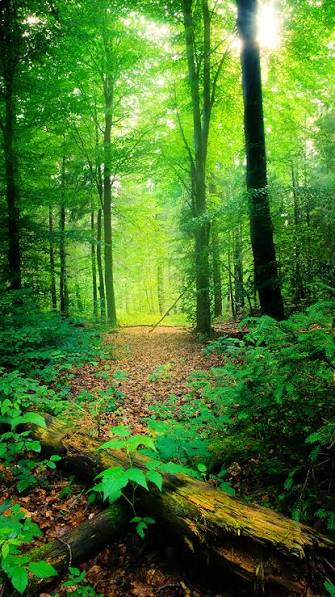
#> input picture ITA0513/ex4.jpg, 335 x 597 px, found by its file name
$ python e5.py
#> lines starting #> are read from the running program, lines starting #| are printed output that depends on the picture
import cv2
import numpy as np

# Read the image in grayscale
image = cv2.imread("ex4.jpg", cv2.IMREAD_GRAYSCALE)
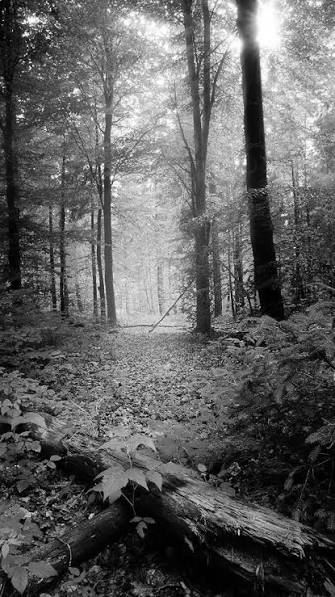
#> image: shape (597, 335); min 0, max 255, mean 96.1

# Create a kernel (structuring element)
kernel = np.ones((5, 5), np.uint8)

# Apply erosion
eroded = cv2.erode(image, kernel, iterations=1)
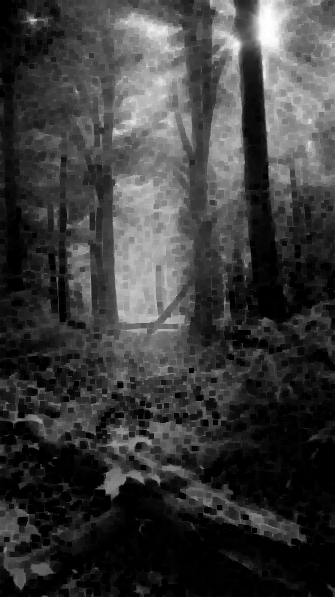
#> eroded: shape (597, 335); min 0, max 255, mean 59.5

# Save the output image
cv2.imwrite("eroded_image.jpg", eroded)

# Display the images
cv2.imshow("Original Image", image)
cv2.imshow("Eroded Image", eroded)

cv2.waitKey(0)
cv2.destroyAllWindows()

$ run again, with ITA0513/ex1.jpg copied over ITA0513/ex4.jpg
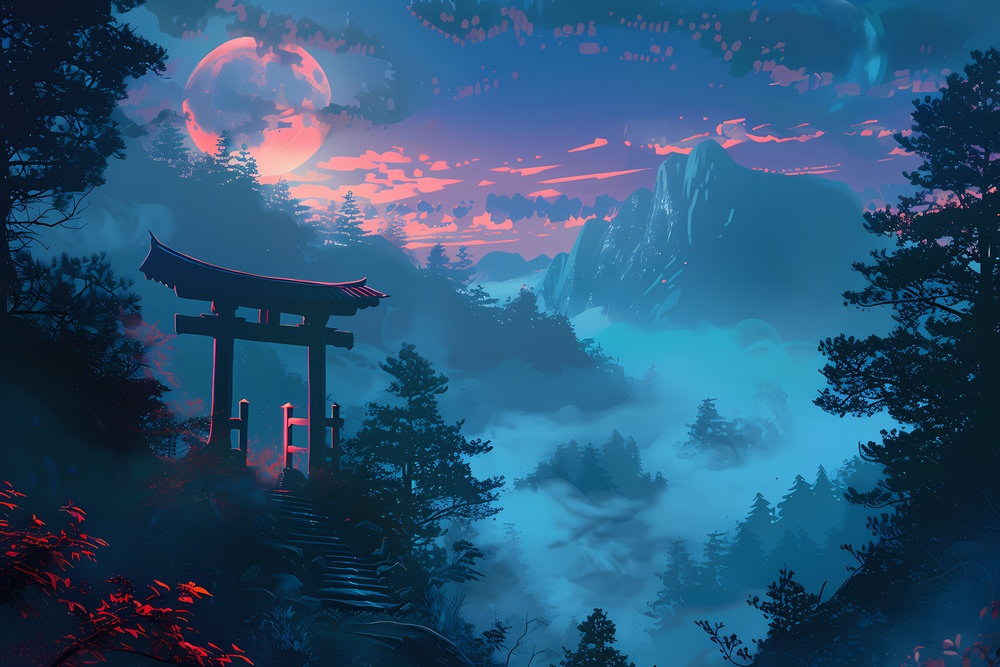
#> input picture ITA0513/ex1.jpg, 1000 x 667 px, shrunk from 5376 x 3584 before the run, found by its file name
#> `image = cv2.imread("ex4.jpg", cv2.IMREAD_GRAYSCALE)`:
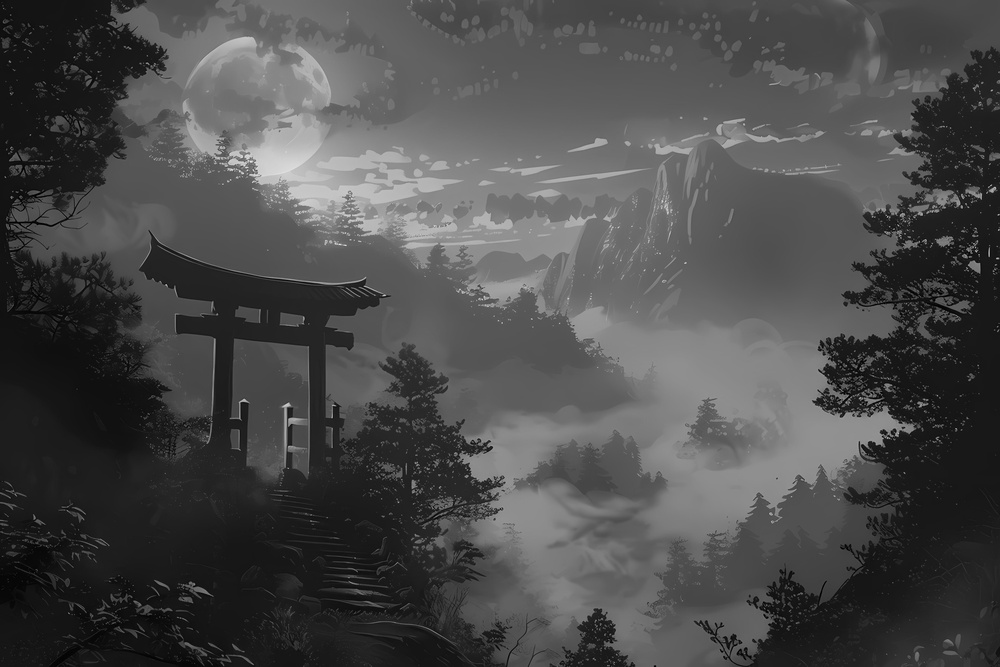
#> image: shape (667, 1000); min 0, max 232, mean 75.4
#> `eroded = cv2.erode(image, kernel, iterations=1)`:
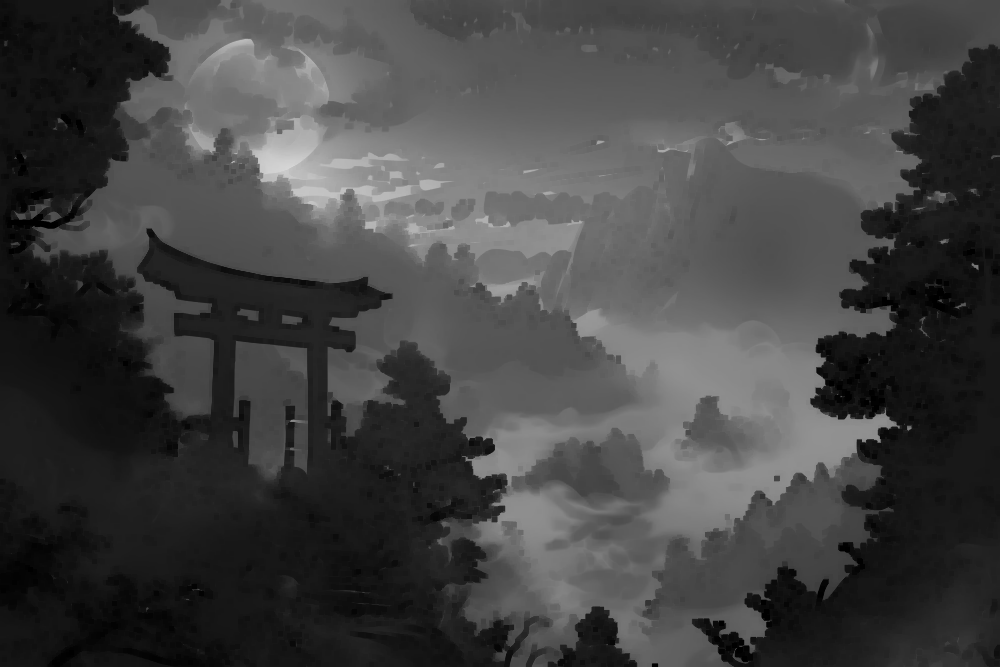
#> eroded: shape (667, 1000); min 0, max 214, mean 67.3
